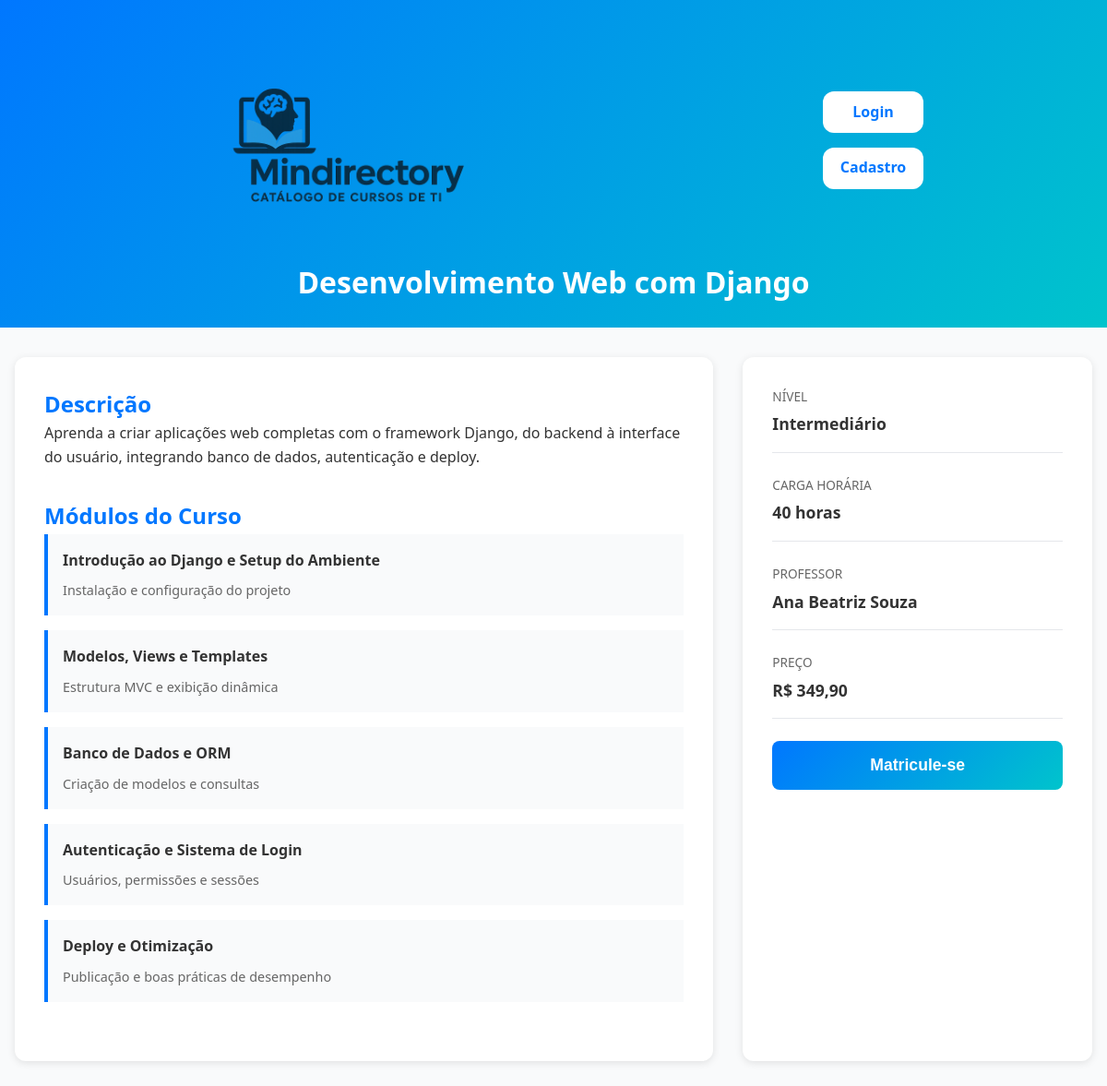
Page /2/ on the committed database.
### cursos/models.py (models this page shows, shortened)
class Curso(models.Model):
    nome = models.CharField(max_length=100)
    descricao = models.TextField()
    imagem = models.ImageField(upload_to='cursos/', blank=True, null=True)
    duracao = models.CharField(max_length=50, blank=True)
    nivel = models.CharField(max_length=50, blank=True)
    professor = models.CharField(max_length=50, blank=True)
    preco = models.DecimalField(max_digits=8, decimal_places=2, default=0.00)
    modulos = models.JSONField(default=list, blank=True)

### cursos/views.py (the view)
# urls.py: path('<int:id>/', views.pagina_cursos, name='pagina_cursos'),
def pagina_cursos(request, id):
    curso = get_object_or_404(Curso, id=id)
    return render(request, 'cursos/pagina_cursos.html', {'curso': curso})

### cursos/templates/cursos/pagina_cursos.html (shortened to what this page needs)
{% load static %}
<!DOCTYPE html>
<html lang="pt-BR">
<head>
    <link rel="stylesheet" href="{% static 'cursos/css/style-pagina-cursos.css' %}">
    <link rel="stylesheet" href="{% static 'cursos/css/style.css' %}">
</head>
<body>
    <header>
        <div class="container-header">
            <div class="logo-area">
                <a href="/"><img src="../../../media/default/logo.png" alt="Logo Mindirectory" class="logo"></a>
            </div>
                        <nav class="nav-links">
                {% if user.is_authenticated %}
                    <a href="/usuario" class="btn-nav">Minha Conta</a>
                    <a href="/logout" class="btn-nav destaque">Sair</a>
                {% else %}
                    <a href="/login" class="btn-nav destaque">Login</a>
                    <a href="/cadastro" class="btn-nav destaque">Cadastro</a>
                {% endif %}
            </nav>
        </div>
        <h1>{{ curso.nome }}</h1>
    </header>
    <div class="pagina-curso">
        <div class="lado-esquerdo">
            <div class="sobre-curso">
                <h2>Descrição</h2>
                <p>{{ curso.descricao }}</p>
            </div>
            <div class="lista-modulos">
                <h2>Módulos do Curso</h2>
                {% for modulo in curso.modulos %}
                    <div class="modulo">
                        <h3>{{ modulo.titulo }}</h3>
                        <p>{{ modulo.subtitulo }}</p>
                    </div>
                {% empty %}
                    <p>Nenhum módulo cadastrado.</p>
                {% endfor %}
            </div>
        </div>
        <aside class="lado-direito">
            <div class="detalhes">
                <span>Nível</span>
                <strong>{{ curso.nivel }}</strong>
            </div>
            <div class="detalhes">
                <span>Carga Horária</span>
                <strong>{{ curso.duracao }}</strong>
            </div>
            <div class="detalhes">
                <span>Professor</span>
                <strong>{{ curso.professor }}</strong>
            </div>
            <div class="detalhes">
                <span>Preço</span>
                <strong>R$ {{ curso.preco }}</strong>
            </div>
            <button class="botao-matricula">Matricule-se</button>
        </aside>
    </div>
</body>
</html>

### cursos/static/cursos/css/style-pagina-cursos.css (style rules this page uses)
body { font-family: 'Segoe UI', sans-serif; background-color: #f9fafb; color: #333; margin: 0; padding: 0; }
header { background: linear-gradient(135deg, #0077ff, #00c4cc); color: white; text-align: center; padding: 2rem 1rem; }
.pagina-curso { max-width: 1200px; margin: 2rem auto; padding: 0 1rem; display: grid; grid-template-columns: 2fr 1fr; gap: 2rem; }
.lado-esquerdo, .lado-direito { background: white; border-radius: 12px; box-shadow: 0 2px 8px rgba(0,0,0,0.1); padding: 2rem; }
.sobre-curso, .lista-modulos { margin-bottom: 2rem; }
h2 { color: #0077ff; margin-top: 0; }
.modulo { background: #f9fafb; padding: 1rem; margin-bottom: 1rem; border-left: 4px solid #0077ff; }
.modulo h3 { margin: 0 0 0.5rem 0; font-size: 1rem; }
.modulo p { margin: 0; color: #666; font-size: 0.9rem; }
.detalhes { margin-bottom: 1.5rem; padding-bottom: 1rem; border-bottom: 1px solid #e5e7eb; }
.detalhes span { display: block; font-size: 0.85rem; color: #666; text-transform: uppercase; margin-bottom: 0.3rem; }
.detalhes strong { font-size: 1.1rem; color: #333; }
.botao-matricula { width: 100%; background: linear-gradient(135deg, #0077ff, #00c4cc); color: white; border: none; padding: 1rem; border-radius: 8px; font-size: 1.1rem; font-weight: bold; cursor: pointer; }

### cursos/static/cursos/css/style.css (style rules this page uses)
:root { --cor-primaria: #0077ff; --cor-secundaria: #00c4cc; --cor-fundo: #f9fafb; --cor-texto: #333; --cor-branca: #fff; --sombra-card: 0 4px 10px rgba(0,0,0,0.08); --radius: 12px; }
* { box-sizing: border-box; margin: 0; padding: 0; }
body { font-family: 'Segoe UI', sans-serif; background-color: var(--cor-fundo); color: var(--cor-texto); line-height: 1.6; }
header { background: linear-gradient(135deg, var(--cor-primaria), var(--cor-secundaria)); color: var(--cor-branca); padding: 1.5rem 2rem; }
.container-header { display: flex; align-items: center; flex-direction: row; justify-content: space-around; }
.logo-area { display: flex; flex-direction: column; align-items: center; }
.logo { height: 240px; width: auto; margin-bottom: 0.5rem; }
.nav-links { display: flex; flex-direction: column; gap: 1rem; }
.btn-nav { color: var(--cor-branca); text-decoration: none; padding: 0.6rem 1.2rem; border-radius: var(--radius); background: rgba(255, 255, 255, 0.15); transition: background 0.3s ease, transform 0.2s ease; }
.btn-nav.destaque { background: var(--cor-branca); color: var(--cor-primaria); font-weight: bold; }

### rows in the picture
Curso: nome "Desenvolvimento Web com Django", descricao "Aprenda a criar aplicações web completas com o framework Django, do backend à interface do usuário, integrando banco de dados, autenticação e deploy.", nivel "Intermediário", duracao "40 horas", professor "Ana Beatriz Souza", preco "349,90"

### other values in the picture
{{ modulo.titulo }} "Introdução ao Django e Setup do Ambiente" "Modelos, Views e Templates" "Banco de Dados e ORM" "Autenticação e Sistema de Login" "Deploy e Otimização"
{{ modulo.subtitulo }} "Instalação e configuração do projeto" "Estrutura MVC e exibição dinâmica" "Criação de modelos e consultas" "Usuários, permissões e sessões" "Publicação e boas práticas de desempenho"
